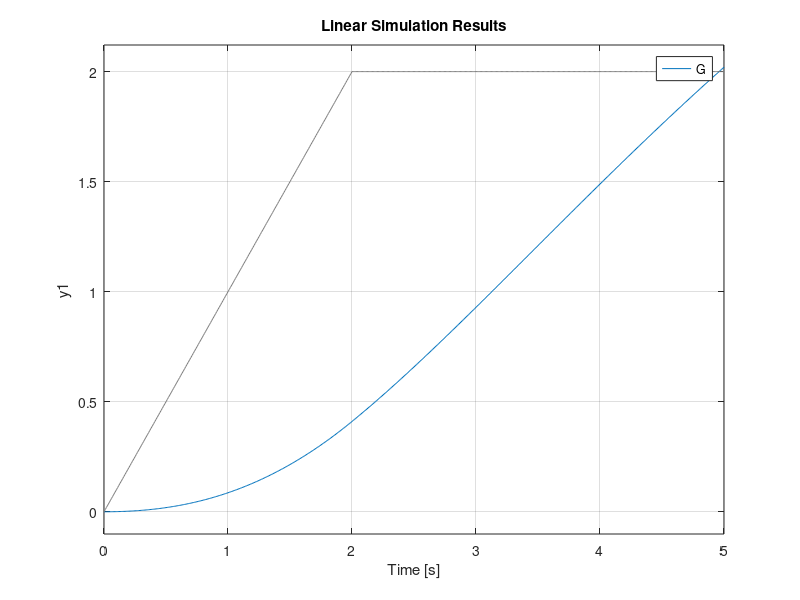

The MATLAB script that drew this image:
clc
d = [8 5 1];
n = [1 2];
G = tf(n, d);%part a just select and evaluate the line
pole(G);%part(b)
dcgain(G);%part(b)
zero(G);%part(b)
A = ss(G);%part(c)-state-space
disp(A);%part(c)-state space
%chat gpt start part(d)
t = 0:0.01:5; %time from o to 5 secnd stepsize .01
ramp = (t >= 0 & t < 2) .* t; %first half
step = (t >= 2) * 2;%second half
ramped_step = ramp + step;%combine
plot(t, ramped_step);
xlabel('Time (seconds)');
ylabel('Amplitude');
title('Ramped-Step Input Signal');
grid on;
%chat gpt end
lsim(G,ramped_step, t);%part(f)applying the signal